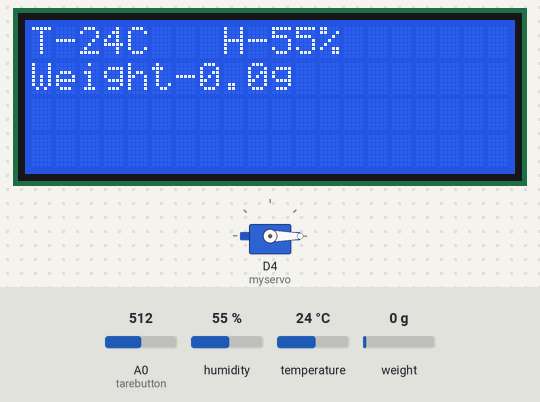
This sketch was run on a simulated ESP8266 (NodeMCU). Shown: 20×4 character LCD, servo. Inputs (shaded band) come from the test bench; at power-on: A0 (tarebutton) = 512, humidity 55 %, weight on the scale 0 g, temperature 24 °C. WiFi joins after 1.5 s; servers stay silent unless stated; EEPROM starts erased; no MQTT or app messages arrive unless stated; what the sketch prints to the serial monitor is not drawn.

Above: at 4.9 s.
5.0 s: A0 (tarebutton) set to 312
14.5 s: A0 (tarebutton) set to 293
At 22.5 s:
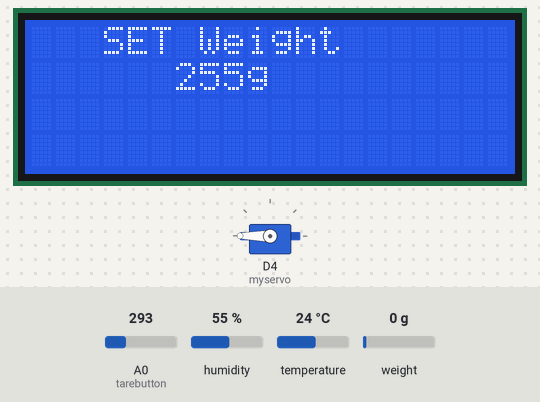
23.5 s: A0 (tarebutton) set to 771
At 24.7 s:
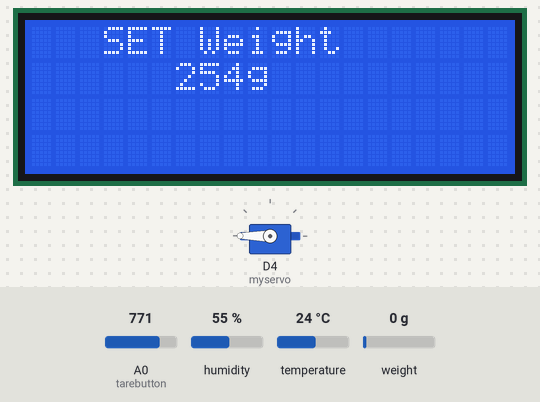
28.1 s: A0 (tarebutton) set to 792
At 28.6 s:
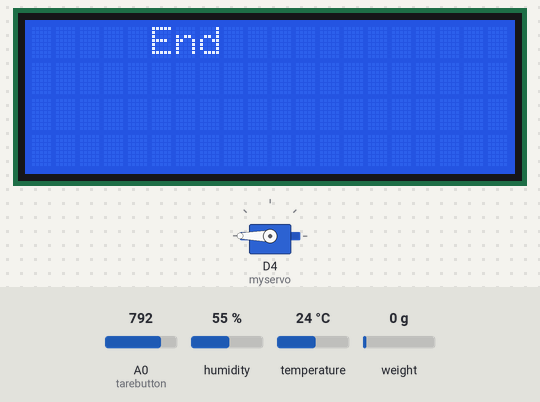
33.7 s: humidity set to 22 %
At 41.8 s:
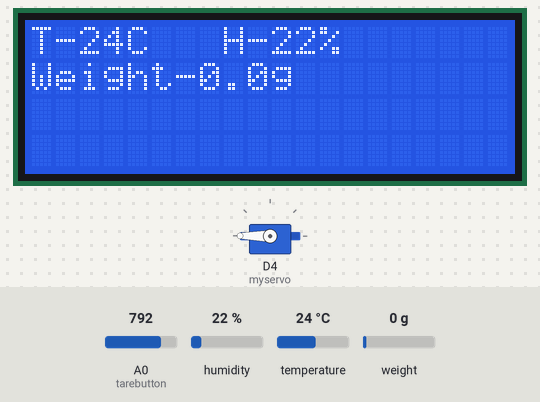
42.9 s: weight on the scale set to 100 g
At 51.3 s:
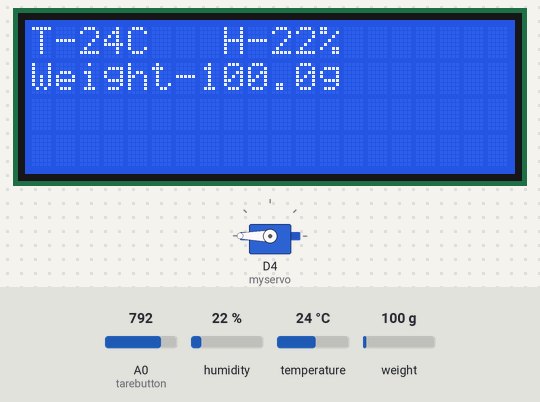
Timing chart, 0 to 52.8 s (numbered marks = the images above; inputs shaded):
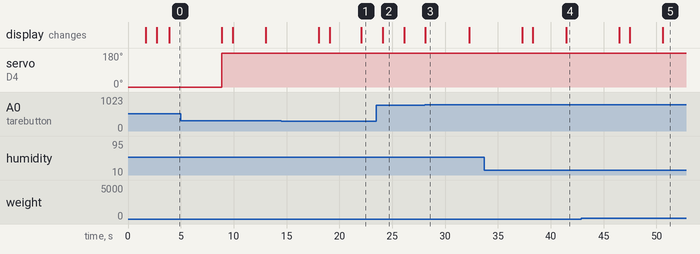

The sketch:

SmartIV.ino
```cpp
#include <Wire.h>
#include <LiquidCrystal_I2C.h>
#include <ESP8266WiFi.h>
#include <Servo.h>
#include <SimpleDHT.h>
#include "HX711.h"
#include <EEPROM.h>
#include "Adafruit_MQTT.h"
#include "Adafruit_MQTT_Client.h"

#define WLAN_SSID "user"
#define WLAN_PASS "password"
// Adafruit IO
#define AIO_SERVER "io.adafruit.com"
#define AIO_SERVERPORT 1883
#define AIO_USERNAME "User"
#define AIO_KEY "KEY"
WiFiClient client;

Adafruit_MQTT_Client mqtt(&client, AIO_SERVER, AIO_SERVERPORT, AIO_USERNAME, AIO_KEY);
Adafruit_MQTT_Publish Temperature = Adafruit_MQTT_Publish(&mqtt, AIO_USERNAME "/feeds/Temperature");
Adafruit_MQTT_Publish Humidity = Adafruit_MQTT_Publish(&mqtt, AIO_USERNAME "/feeds/Humidity");
Adafruit_MQTT_Publish Weight = Adafruit_MQTT_Publish(&mqtt, AIO_USERNAME "/feeds/Weight");

#define tarebutton A0
#define DOUT D6  // DATA PIN IN LOAD CELL
#define CLK D7   // CLK PIN IN LOAD CELL

HX711 scale;
Servo myservo;

int pinDHT11 = D5;
SimpleDHT11 dht11(pinDHT11);
byte humidity = 0;               //Stores humidity value
byte temperature = 0;            //Stores temperature value
float calibration_factor = 991;  // this calibration factor must be adjusted according to your load cell//991
float units;
int set = 0;
int alert = 0;
int menu = 0;
int buttonvalue = 0;
int s1 = 0;

LiquidCrystal_I2C lcd(0x27, 20, 4);  // set the LCD address to 0x27 for a 16 chars and 2 line display

boolean B_1, B_2, B_3, B_4, B_1_old = 0;  // B_1-Set  B_2-Inc  B_3-Dec  B_4-Esc

void setup() {

  EEPROM.begin(512);
  Serial.begin(9600);
  lcd.init();  // initialize the lcd
  lcd.init();
  lcd.backlight();
  lcd.setCursor(4, 0);
  //lcd.print("WELCOME");
  lcd.setCursor(2, 1);
  lcd.print("INITIALIZING.");
  Serial.print(F("Connecting to "));
  Serial.println(WLAN_SSID);
  WiFi.begin(WLAN_SSID, WLAN_PASS);
  while (WiFi.status() != WL_CONNECTED) {
    delay(500);
    Serial.print(F("."));
  }
  Serial.println();
  Serial.println(F("WiFi connected"));
  Serial.println(F("IP address: "));
  Serial.println(WiFi.localIP());
  pinMode(tarebutton, INPUT);
  lcd.clear();
  lcd.setCursor(0, 0);
  lcd.print(WiFi.localIP());
  scale.begin(DOUT, CLK);
  scale.set_scale(calibration_factor);
  scale.tare();
  myservo.attach(D4);
  myservo.write(0);
  connect();
  lcd.clear();
  lcd.setCursor(1, 0);
  lcd.print("INITIALIZING");
  lcd.setCursor(6, 1);
  lcd.print("DONE.....");
  delay(1000);
  set = EEPROM.read(0);
  alert = EEPROM.read(1);
}

void loop() {
  //Serial.println("BUTTON call IN");
  buttonvalue = analogRead(tarebutton);
  //Serial.print("BUTTON value");
  //Serial.println(buttonvalue);
  if (buttonvalue <= 300)  // SET
  {
    B_1 = 1;
  } else {
    B_1 = 0;
  }
  if (buttonvalue > 300 && buttonvalue < 650)  // Increament
  {
    B_2 = 1;
    Serial.println("BUTTON 2 IN");
  } else {
    B_2 = 0;
  }
  if (buttonvalue > 650 && buttonvalue < 780)  // Decreament
  {
    B_3 = 1;
  } else {
    B_3 = 0;
  }
  if (buttonvalue > 780 && buttonvalue < 900)  // Escape
  {
    B_4 = 1;
    Serial.println("BUTTON 4 IN");
  } else {
    B_4 = 0;
  }


  if (B_1 == HIGH && B_1 != B_1_old)  ////SET////
  {
    menu = menu + 1;
    Serial.print("IN");
  }
  B_1_old = B_1;
  if (menu > 0) {
    Serial.print("menu in");

    if ((B_4 == HIGH || menu > 2))  /////ESCAPE////
    {
      menu = 3;
      Serial.println("ESC");
    }
    switch (menu) {
      case 1:  // Set weight
        if (B_2 == HIGH) {
          set = set + 1;
          Serial.println("BUTTON 2");
        }
        if (B_3 == HIGH) {
          set = set - 1;
        }
        Serial.println("SET Weight");
        lcd.clear();
        lcd.setCursor(3, 0);
        lcd.print("SET Weight");
        lcd.setCursor(6, 1);
        lcd.print(set, 1);
        lcd.print("g");
        break;
      case 2:  // SUB UNDERLOAD AMP
        if (B_2 == HIGH) {
          alert = alert + 1;
        }
        if (B_3 == HIGH) {
          alert = alert - 1;
        }
        Serial.println("alert");
        lcd.clear();
        lcd.setCursor(3, 0);
        lcd.print("Alert Weight");
        lcd.setCursor(6, 1);
        lcd.print(alert, 1);
        lcd.print("g");
        break;
      case 3:  // ESC
        Serial.println("ESC");
        lcd.clear();
        lcd.setCursor(5, 0);
        lcd.print("End");
        EEPROM.put(0, set);
        EEPROM.put(1, alert);
        s1 = 0;
        menu = 0;
        delay(2000);
        break;
    }
  } else {
    if (!mqtt.ping(3)) {
      // reconnect to adafruit io
      if (!mqtt.connected())
        connect();
    }
    dht11.read(&temperature, &humidity, NULL);
    Serial.print("Reading");
    units = scale.get_units(), 5;
    if (units < 0) {
      units = 0.00;
    }
    if (!Temperature.publish(temperature)) { Serial.println(F("Failed")); }
    if (!Humidity.publish(humidity)) { Serial.println(F("Failed")); }
    if (!Weight.publish(units)) {
      Serial.println(F("Failed"));
    } else {
      Serial.println(F("Sent!"));
    }
    lcd.clear();
    lcd.setCursor(0, 0);
    lcd.print("T-");
    lcd.print(temperature, 1);
    lcd.print("C");
    lcd.setCursor(8, 0);
    lcd.print("H-");
    lcd.print(humidity, 1);
    lcd.print("%");
    lcd.setCursor(0, 1);
    lcd.print("Weight-");
    lcd.print(units, 1);
    lcd.print("g");
    delay(5000);
    if ((analogRead(tarebutton) > 800) && (analogRead(tarebutton) < 900)) {
      scale.tare();
      Serial.println("Tare");
      lcd.clear();
      lcd.setCursor(3, 0);
      lcd.print("Alert Weight");
      myservo.write(0);
      delay(1000);
    }
    if (units <= set) {
      myservo.write(180);
      Serial.println("LOW WEIGHT");
      lcd.clear();
      lcd.setCursor(4, 0);
      lcd.print("LOW WEIGHT");
      delay(1000);
    }
    if (units <= alert) {
      Serial.println("ALERT");
      lcd.clear();
      lcd.setCursor(6, 0);
      lcd.print("ALERT");
      delay(1000);
    }
  }
  delay(2000);
}

void connect() {
  Serial.print(F("Connecting to Adafruit IO... "));
  int8_t ret;
  while ((ret = mqtt.connect()) != 0) {
    switch (ret) {
      case 1: Serial.println(F("Wrong protocol")); break;
      case 2: Serial.println(F("ID rejected")); break;
      case 3: Serial.println(F("Server unavail")); break;
      case 4: Serial.println(F("Bad user/pass")); break;
      case 5: Serial.println(F("Not authed")); break;
      case 6: Serial.println(F("Failed to subscribe")); break;
      default: Serial.println(F("Connection failed")); break;
    }

    if (ret >= 0)
      mqtt.disconnect();

    Serial.println(F("Retrying connection..."));
    delay(10000);
  }
  Serial.println(F("Adafruit IO Connected!"));
}
```

Measured:
- the behaviour switches between 301 and 300 on A0 (tarebutton) (found by bisection; images 0 and 1)
- the behaviour switches between 780 and 781 on A0 (tarebutton) (found by bisection; images 2 and 3)
- after the input at 14.5 s, the display: first differs from a run without the input after 7.6 s (image 1)
- after the input at 23.5 s, the display: changes after 0.61 s (image 2)
- after the input at 28.1 s, the display: changes at once (image 3)
- what the display in image 2 shows lasts 2.0 s, from 24.1 s to 26.1 s
- what the display in image 3 shows lasts 4.2 s, from 28.1 s to 32.3 s
